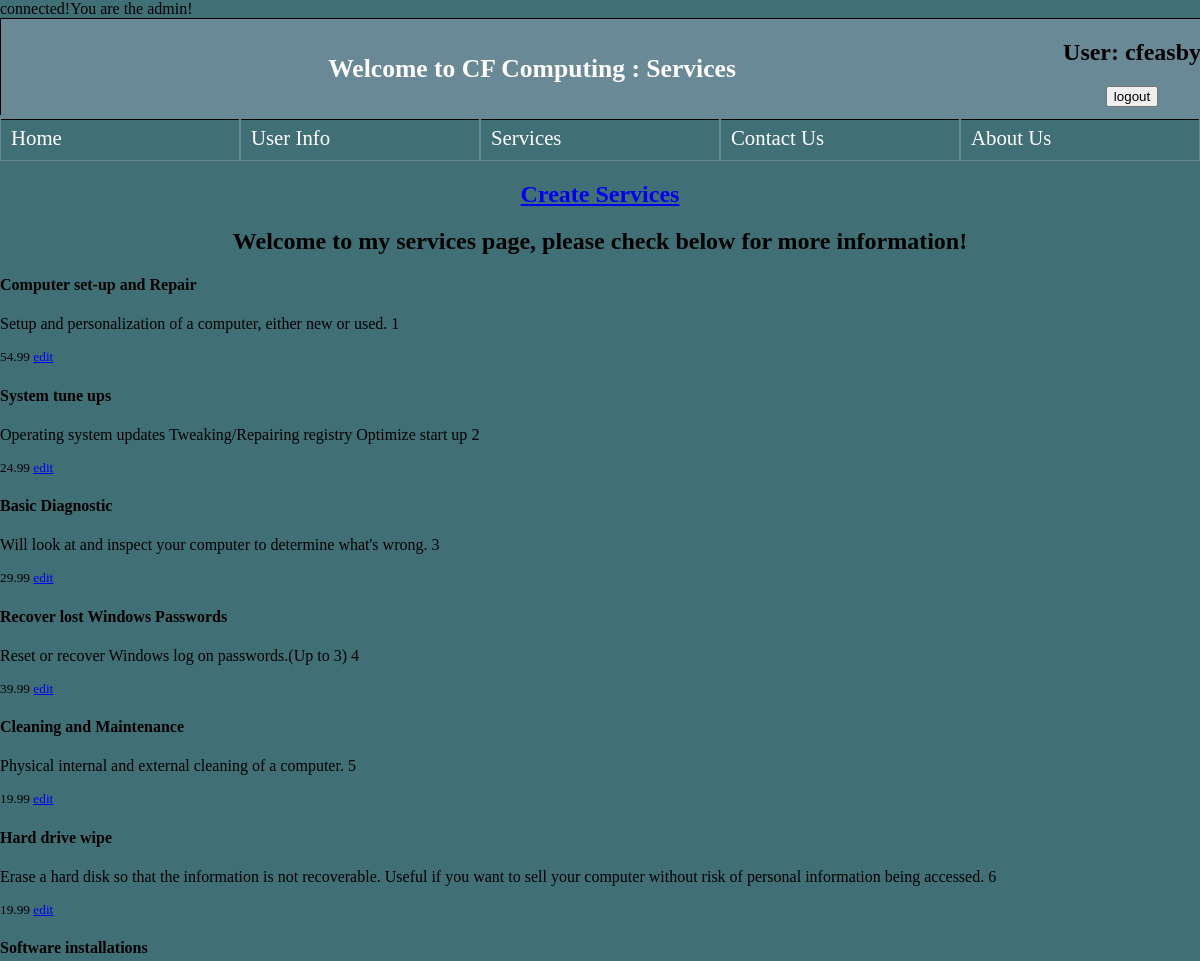
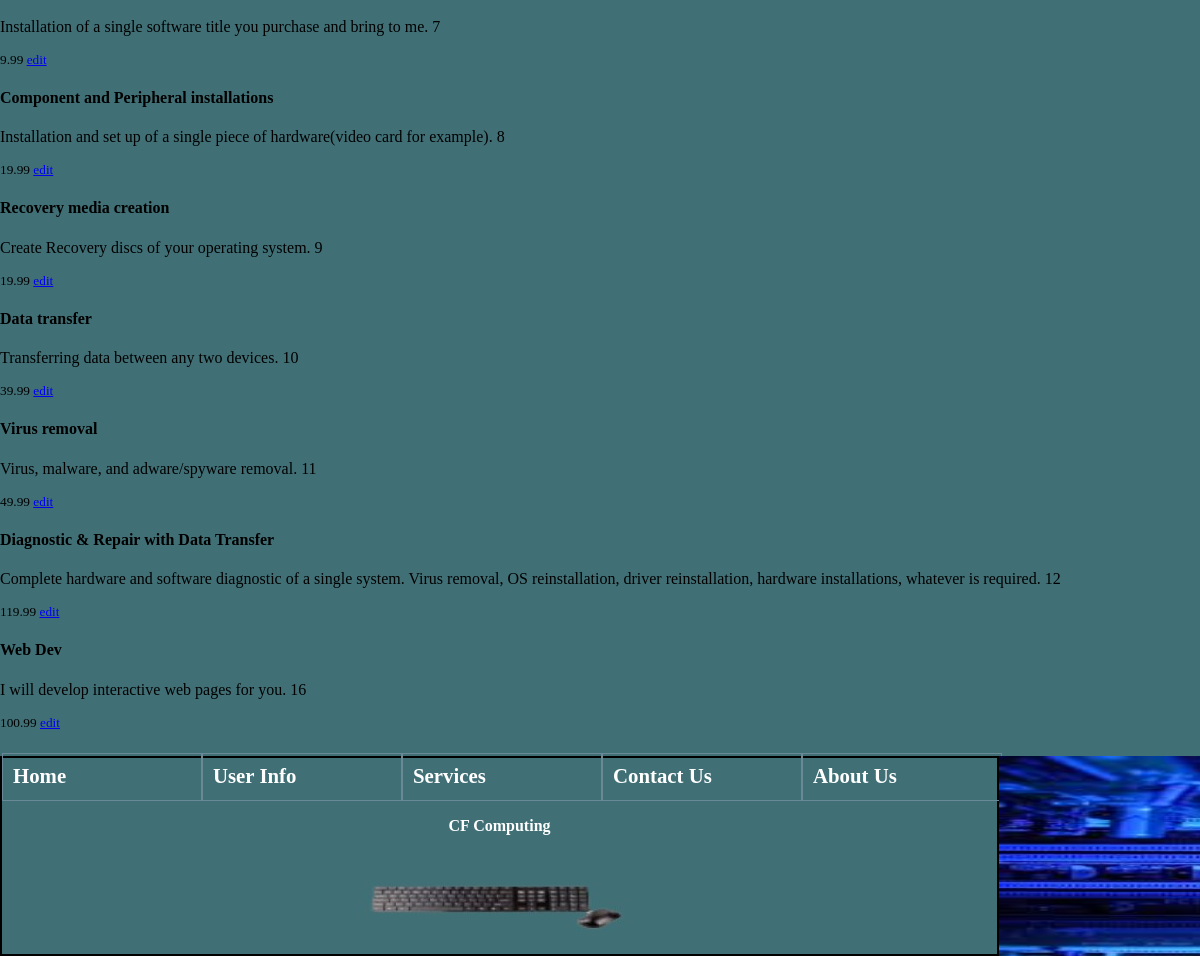
The page /services.php (signed in) on the database its author committed (2 pictures, top to bottom).
### tables this page shows
CREATE TABLE `services` (
  `id` int(11) NOT NULL,
  `name` varchar(200) NOT NULL,
  `description` varchar(200) NOT NULL,
  `price` double NOT NULL
);

### services.php (the view, shortened to what this page needs)
<?php
    require 'connect.php';
	if(isset($_SESSION['admin']))
	{
		if($_SESSION['admin'] === '1')
		{
			echo "You are the admin!";
		}
	}
	else
	{
		echo "You are not an admin!";
	}
        $query = "SELECT id, name, description, price FROM services";
        $statement = $db->prepare($query);
        $statement->execute();
?>
<!DOCTYPE html>
<html>
<head>
	<link rel="stylesheet" type="text/css" href="cfstyles.css" />
</head>
<body>
	<header>
		<?php if(!isset($_SESSION['id'])): ?>
			<h1>Welcome to CF Computing : Services</h1>
		<?php else: ?>
			<h1>Welcome to CF Computing : Services<br></h1>
			<form action="services.php" method="post">
				<h2>User: <?= $_SESSION['username'] ?></h2>
				<h2><input type="submit" name="act" value="logout"></h2>
			</form>
		<?php endif ?>
	</header>
	<nav id = "banner">
		<ul>
			<li><a href = "index.php">Home</a></li>
			<?php if(!isset($_SESSION['id'])): ?>
				<li><a href = "login.php">Login</a></li>
			<?php else: ?>
				<li><a href = "userinfo.php">User Info</a></li>
			<?php endif ?>
			<li><a href = "services.php">Services</a></li>
			<li><a href = "contact.php">Contact Us</a></li>
			<li><a href = "about.php">About Us</a></li>
		</ul>
	</nav>
	<?php if(isset($_SESSION['admin'])): ?>
		<h2><a href="createServices.php">Create Services</a></h2>
	<?php endif ?>
	<h2>Welcome to my services page, please check below for more information!</h2>
	<?php while ($row = $statement->fetch()): ?>
        <div class="services">
          <h4><?= $row['name'] ?></h4>
          <p>
            <?= $row['description'] ?>
            <?= $row['id'] ?>
          </p>
          <p>
            <small>
              <?= $row['price'] ?>
              <?php if(isset($_SESSION['admin'])): ?>
              	<a href="updateDeleteServices.php?id=<?= $row['id'] ?>">edit</a>
              <?php endif ?>
            </small>
          </p>
        </div>
    <?php endwhile ?>
	<footer id = "footer">
		<nav id = "footerBanner">
			<ul>
			<li><a href = "index.php">Home</a></li>
			<?php if(!isset($_SESSION['id'])): ?>
				<li><a href = "login.php">Login</a></li>
			<?php else: ?>
				<li><a href = "userinfo.php">User Info</a></li>
			<?php endif ?>
			<li><a href = "services.php">Services</a></li>
			<li><a href = "contact.php">Contact Us</a></li>
			<li><a href = "about.php">About Us</a></li>
			</ul>
			<p>CF Computing</p>
			<img src = "keyboard.jpg" alt = "keyboard" id ="keyboard" />
		</nav>
		<img src = "footerimage.jpg" alt = "computer" id ="pic" />
	</footer>
	</body>
</html>

### cfstyles.css (style rules this page uses)
body { font-family: Calibri; margin: 0px; padding: 0px; background-color: #407076; padding-bottom: 225px; }
header { display: flex; width: 100%; height: 100px; background-color: #698996; border: 1px #000 solid; }
header > h1 { margin: auto; color: #FFF; font-size: 1.6em; transition: .5s; }
h2 { text-align: center; }
nav ul { display: flex; flex-direction: row; list-style: none; justify-content: center; padding-left: 0px; padding-right: 0px; margin-top: -5px; }
nav ul li { padding: 10px; border: 1px #698996 solid; flex-basis: 100%; }
nav ul li a { color: #FFF; text-decoration: none; font-size: 1.3em; }
footer { background-color: #C9C5BA; position: fixed; display: flex; bottom: 0px; }
footer p { text-align: center; }
footer nav { width: 995px; background-color: #407076; border: 2px #000 solid; font-weight: bold; color: #FFF; margin: 0px auto; }
footer nav ul { height: 48px; width: 1000px; list-style: none; justify-content: center; padding-left: 0px; padding-right: 0px; margin-top: -5px; }
footer nav ul li { padding: 10px; border: 1px #698996 solid; }
footer #pic { height: 200px; width: 895px; }
footer #keyboard { padding-left: 340px; }

### rows shown on the page
services: name "Computer set-up and Repair", description "Setup and personalization of a computer, either new or used.", id "1", price "54.99"
services: name "System tune ups", description "Operating system updates Tweaking/Repairing registry Optimize start up", id "2", price "24.99"
services: name "Basic Diagnostic", description "Will look at and inspect your computer to determine what's wrong.", id "3", price "29.99"
services: name "Recover lost Windows Passwords", description "Reset or recover Windows log on passwords.(Up to 3)", id "4", price "39.99"
services: name "Cleaning and Maintenance", description "Physical internal and external cleaning of a computer.", id "5", price "19.99"
services: name "Hard drive wipe", description "Erase a hard disk so that the information is not recoverable. Useful if you want to sell your computer without risk of personal information being accessed.", id "6", price "19.99"
services: name "Software installations", description "Installation of a single software title you purchase and bring to me.", id "7", price "9.99"
services: name "Component and Peripheral installations", description "Installation and set up of a single piece of hardware(video card for example).", id "8", price "19.99"
services: name "Recovery media creation", description "Create Recovery discs of your operating system.", id "9", price "19.99"
services: name "Data transfer", description "Transferring data between any two devices.", id "10", price "39.99"
services: name "Virus removal", description "Virus, malware, and adware/spyware removal.", id "11", price "49.99"
services: name "Diagnostic & Repair with Data Transfer", description "Complete hardware and software diagnostic of a single system. Virus removal, OS reinstallation, driver reinstallation, hardware installations, whatever is required.", id "12", price "119.99"
services: name "Web Dev", description "I will develop interactive web pages for you.", id "16", price "100.99"

### other values the page prints
$_SESSION['username'] "cfeasby"
